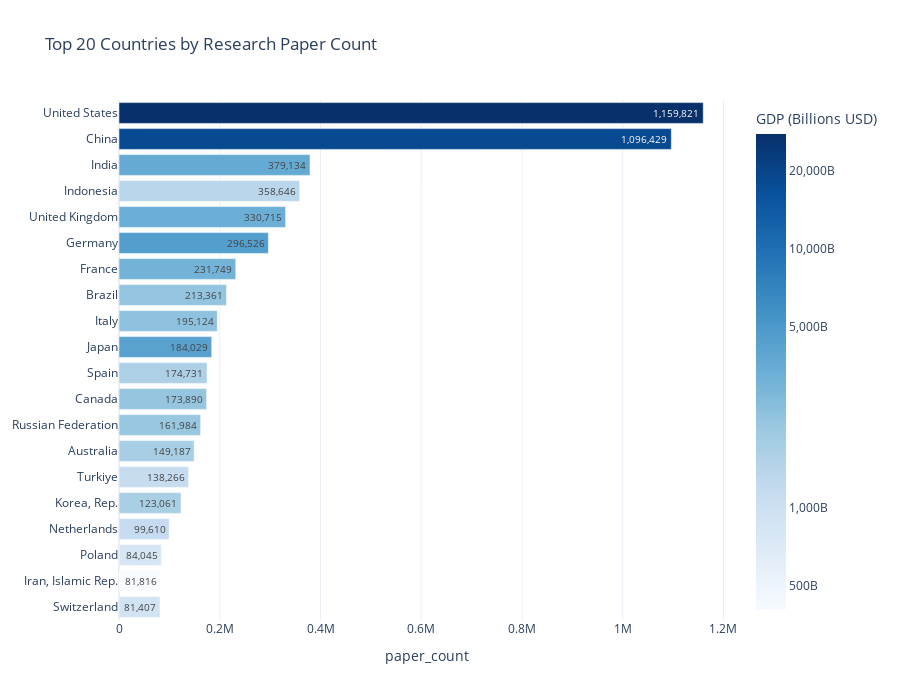

The notebook cell saved with this chart:
### Markdown cell above
Interactive graph (top 20 countries)

### Code cell
import plotly.express as px
import numpy as np

# Sort data so the plot is ordered
top_20_data = data_api_papers_sorted[:20].sort_values("paper_count", ascending=True)

# Create a log-transformed column for GDP
top_20_data['GDP_log'] = np.log10(top_20_data['GDP (Billions USD)'])

fig = px.bar(
    top_20_data,
    x="paper_count",
    y="Country",
    color="GDP_log",                  # <-- Use the log column for scaling
    color_continuous_scale="Blues",   
    text="paper_count",
    title="Top 20 Countries by Research Paper Count",
    template="plotly_white",
    labels={
        "GDP_log": "GDP (Billions USD)" # <-- Set the title for the color bar
    },
    hover_data={
        "GDP (Billions USD)": ":,.2f", # <-- Show the REAL GDP on hover
        "GDP_log": False             # <-- Hide the confusing log value
    },
    height=700 
)

# --- THIS IS THE FIX ---
# Define the labels we WANT to see (real GDP values)
tick_labels = ["100B", "500B", "1,000B", "5,000B", "10,000B", "20,000B"]
# Define WHERE those labels go on the (hidden) log scale
tick_values = [
    np.log10(100),    # 2
    np.log10(500),    # ~2.7
    np.log10(1000),   # 3
    np.log10(5000),   # ~3.7
    np.log10(10000),  # 4
    np.log10(20000)   # ~4.3
]

fig.update_layout(
    yaxis_title=None, 
    coloraxis_colorbar=dict(
        title="GDP (Billions USD)",
        tickvals=tick_values,  # Set the POSITIONS for the ticks
        ticktext=tick_labels   # Set the TEXT for the ticks
    )
)
# --- End of Fix ---

fig.update_traces(
    texttemplate='%{x:,.0f}', 
    textposition='auto'       
)

fig.show()

### Figure 1 — Plotly figure (JSON) as saved in the notebook; plotly's stock layout.template omitted (floating-point values rounded to 4 significant figures)
{"data": [{"customdata": [[894.4, 2.952], [404.6, 2.607], [812.5, 2.91], [1154.0, 3.062], [1713.0, 3.234], [1118.0, 3.049], [1728.0, 3.238], [2072.0, 3.316], [2173.0, 3.337], [1620.0, 3.21], [4213.0, 3.625], [2305.0, 3.363], [2191.0, 3.341], [3052.0, 3.485], [4526.0, 3.656], [3370.0, 3.528], [1371.0, 3.137], [3638.0, 3.561], [18270.0, 4.262], [27720.0, 4.443]], "hovertemplate": "paper_count=%{text}<br>Country=%{y}<extra></extra>", "legendgroup": "", "marker": {"color": [2.952, 2.607, 2.91, 3.062, 3.234, 3.049, 3.238, 3.316, 3.337, 3.21, 3.625, 3.363, 3.341, 3.485, 3.656, 3.528, 3.137, 3.561, 4.262, 4.443], "coloraxis": "coloraxis", "pattern": {"shape": ""}}, "name": "", "orientation": "h", "showlegend": false, "text": [81410.0, 81820.0, 84040.0, 99610.0, 123100.0, 138300.0, 149200.0, 162000.0, 173900.0, 174700.0, 184000.0, 195100.0, 213400.0, 231700.0, 296500.0, 330700.0, 358600.0, 379100.0, 1096000.0, 1160000.0], "textposition": "auto", "texttemplate": "%{x:,.0f}", "type": "bar", "x": [81407, 81816, 84045, 99610, 123061, 138266, 149187, 161984, 173890, 174731, 184029, 195124, 213361, 231749, 296526, 330715, 358646, 379134, 1096429, 1159821], "xaxis": "x", "y": ["Switzerland", "Iran, Islamic Rep.", "Poland", "Netherlands", "Korea, Rep.", "Turkiye", "Australia", "Russian Federation", "Canada", "Spain", "Japan", "Italy", "Brazil", "France", "Germany", "United Kingdom", "Indonesia", "India", "China", "United States"], "yaxis": "y"}], "layout": {"barmode": "relative", "coloraxis": {"colorbar": {"ticktext": ["100B", "500B", "1,000B", "5,000B", "10,000B", "20,000B"], "tickvals": [2, 2.699, 3, 3.699, 4, 4.301], "title": {"text": "GDP (Billions USD)"}}, "colorscale": [[0, "rgb(247,251,255)"], [0.125, "rgb(222,235,247)"], [0.25, "rgb(198,219,239)"], [0.375, "rgb(158,202,225)"], [0.5, "rgb(107,174,214)"], [0.625, "rgb(66,146,198)"], [0.75, "rgb(33,113,181)"], [0.875, "rgb(8,81,156)"], [1, "rgb(8,48,107)"]]}, "height": 700, "legend": {"tracegroupgap": 0}, "title": {"text": "Top 20 Countries by Research Paper Count"}, "xaxis": {"anchor": "y", "domain": [0, 1], "title": {"text": "paper_count"}}, "yaxis": {"anchor": "x", "domain": [0, 1], "title": {}}}}
